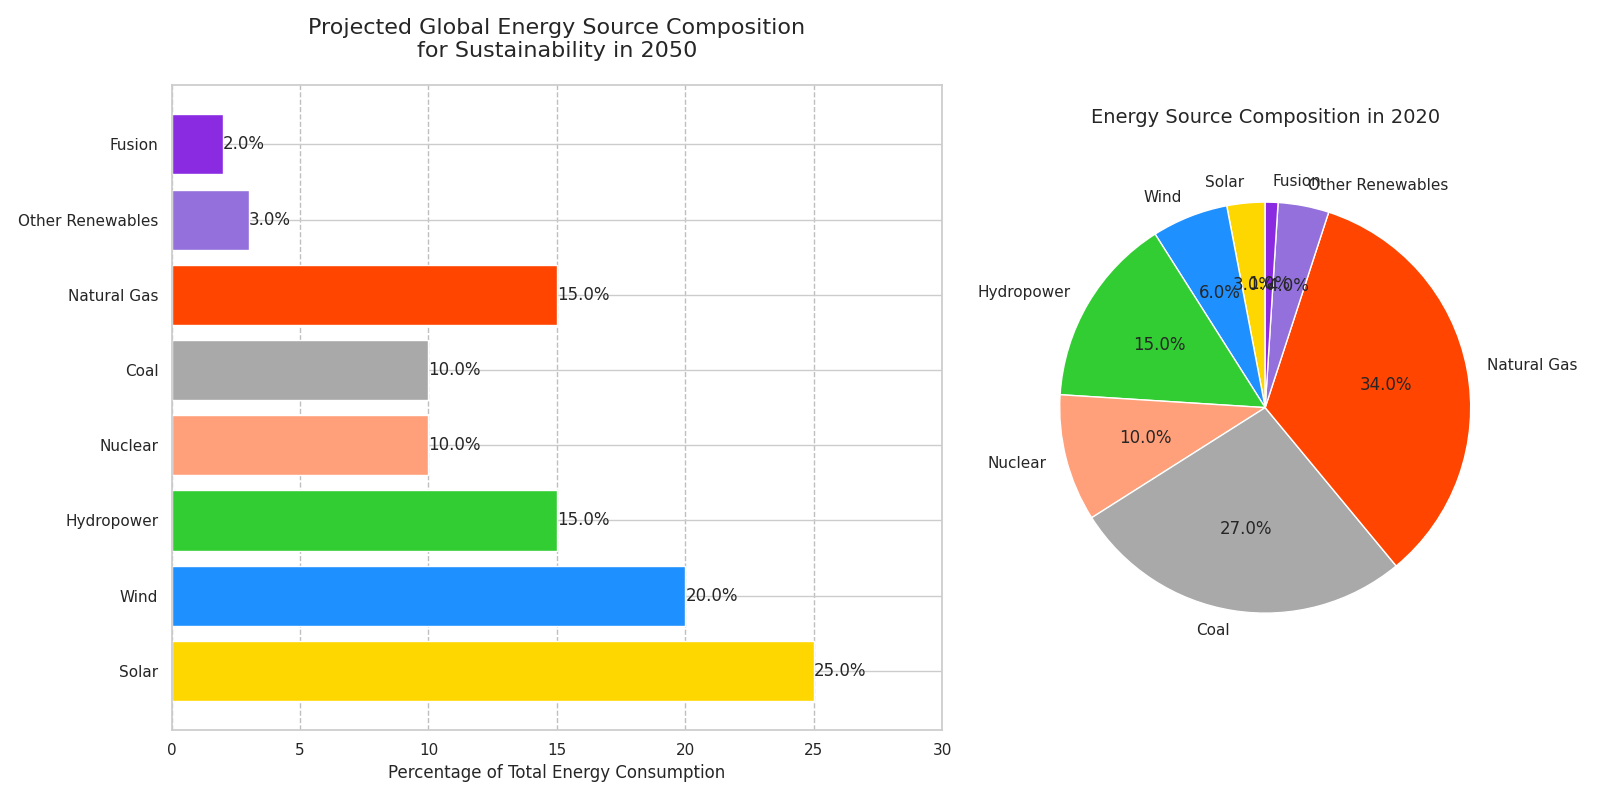

Python code for this plot:
import matplotlib.pyplot as plt
import numpy as np

# Data: Projected Energy Mix in 2050
energy_sources = ['Solar', 'Wind', 'Hydropower', 'Nuclear', 'Coal', 'Natural Gas', 'Other Renewables', 'Fusion']
percentages_2050 = [25, 20, 15, 10, 10, 15, 3, 2]

# Historical Data: Energy Mix in 2020 (for comparison)
percentages_2020 = [3, 6, 15, 10, 27, 34, 4, 1]

# Create a figure with two subplots: one for the bar chart and one for the pie chart
fig, axs = plt.subplots(1, 2, figsize=(16, 8), gridspec_kw={'width_ratios': [1.5, 1]})

# Plotting the percentage bar chart for 2050
bars = axs[0].barh(energy_sources, percentages_2050, color=['#FFD700', '#1E90FF', '#32CD32', '#FFA07A', '#A9A9A9', '#FF4500', '#9370DB', '#8A2BE2'])
axs[0].xaxis.grid(True, linestyle='--', which='major', color='grey', alpha=0.5)
axs[0].bar_label(bars, fmt='%.1f%%')
axs[0].set_title('Projected Global Energy Source Composition\nfor Sustainability in 2050', fontsize=16, pad=20)
axs[0].set_xlabel('Percentage of Total Energy Consumption', fontsize=12)
axs[0].set_xlim(0, 30)
axs[0].set_yticklabels(energy_sources, fontsize=11)

# Plotting the pie chart for 2020
axs[1].pie(percentages_2020, labels=energy_sources, autopct='%1.1f%%',
           startangle=90, colors=['#FFD700', '#1E90FF', '#32CD32', '#FFA07A', '#A9A9A9', '#FF4500', '#9370DB', '#8A2BE2'])
axs[1].set_title('Energy Source Composition in 2020', fontsize=14, pad=20)

# Ensure the layout is adjusted
plt.tight_layout()

# Show the plot
plt.show()
